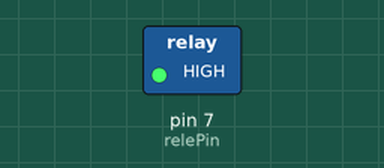
This sketch was run on a simulated Arduino Uno, built with avr-gcc and run on an emulated ATmega328P. Shown: switched loads named in the sketch (green lamp = pin HIGH).

Above: at 0.1 s.
At 30.1 s:
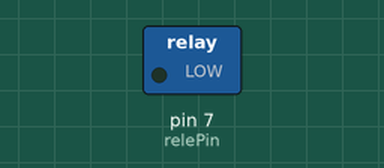
Timing chart, 0 to 31.6 s (numbered marks = the images above):
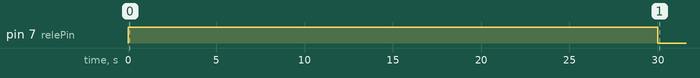

The sketch:

codigo_arduino.ino
```cpp
const int relePin = 7;  // pino onde o relé está conectado

void setup() {
  pinMode(relePin, OUTPUT);
  digitalWrite(relePin, LOW);  // Inicialmente, o relé está desligado

  // Se o Arduino está ligado, então liga o relé por 30 segundos
  digitalWrite(relePin, HIGH);  // Liga o relé
  delay(30000);                 // Mantém ligado por 30 segundos
  digitalWrite(relePin, LOW);   // Desliga o relé
}

void loop() {
  // Não precisa fazer nada no loop
}
```
